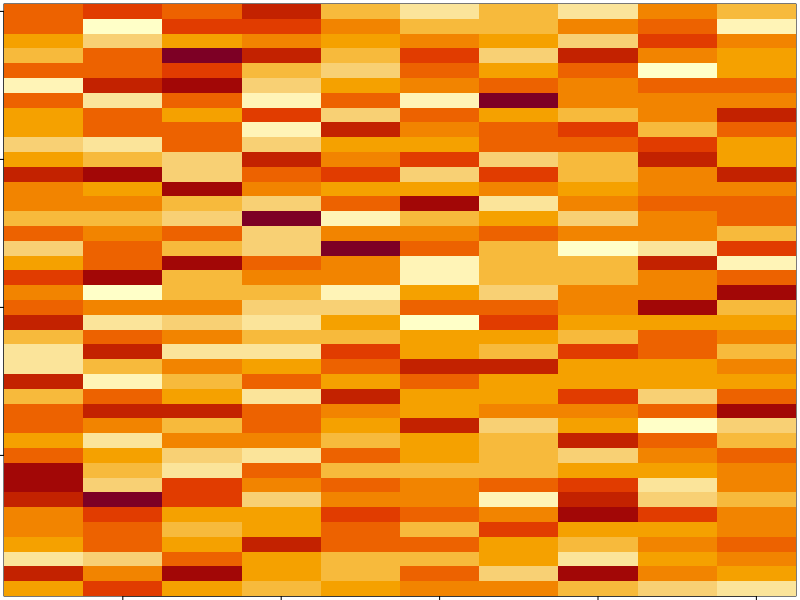
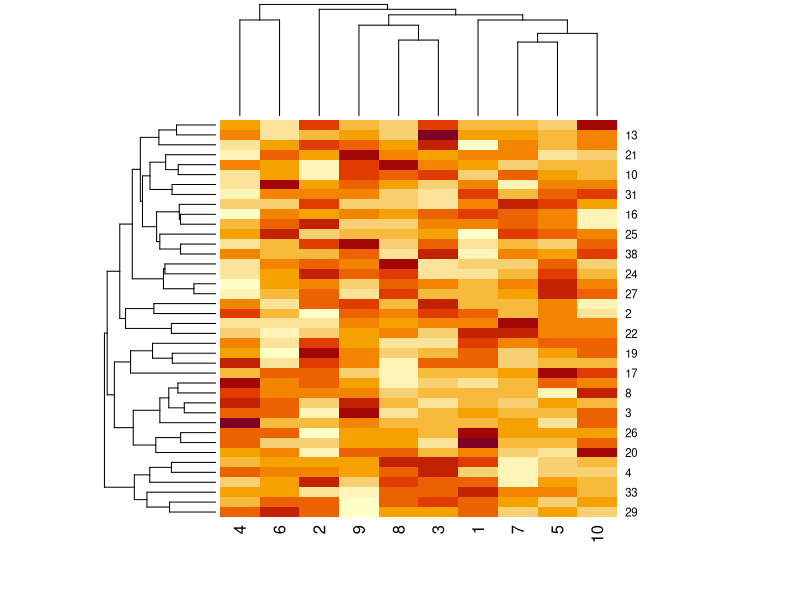
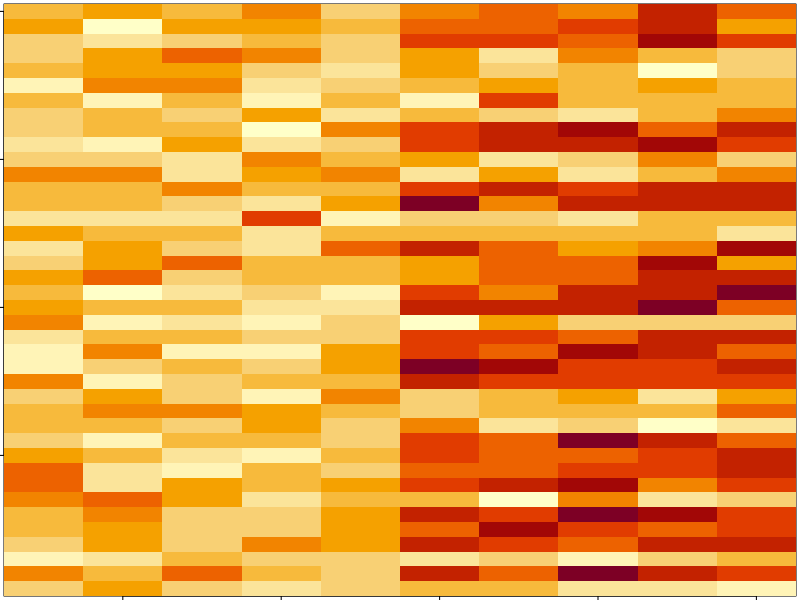
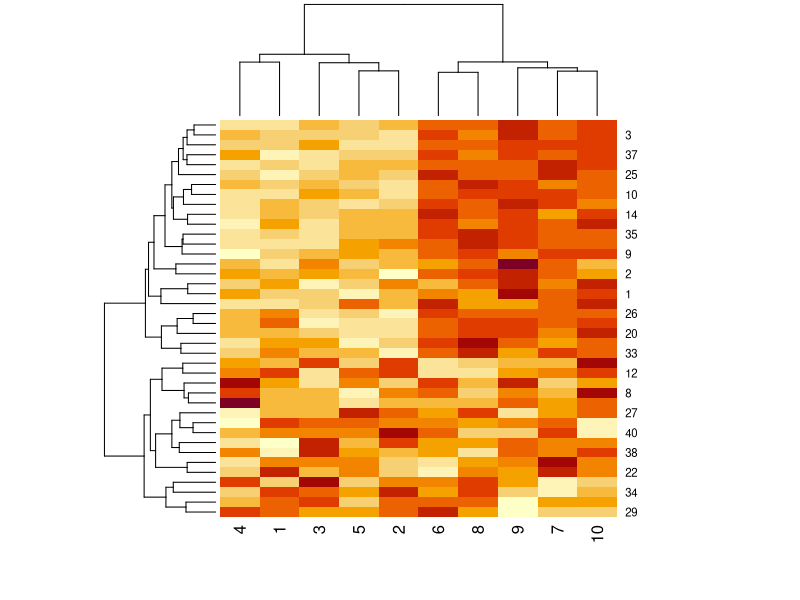
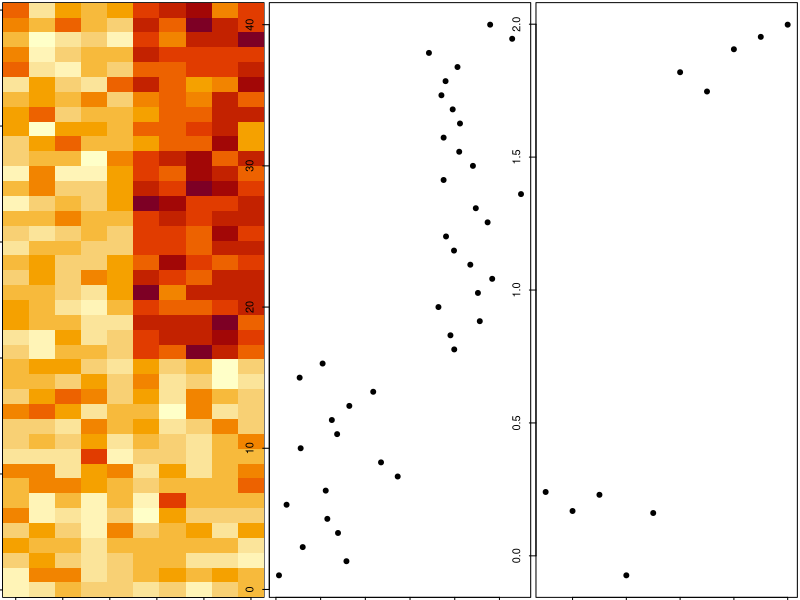
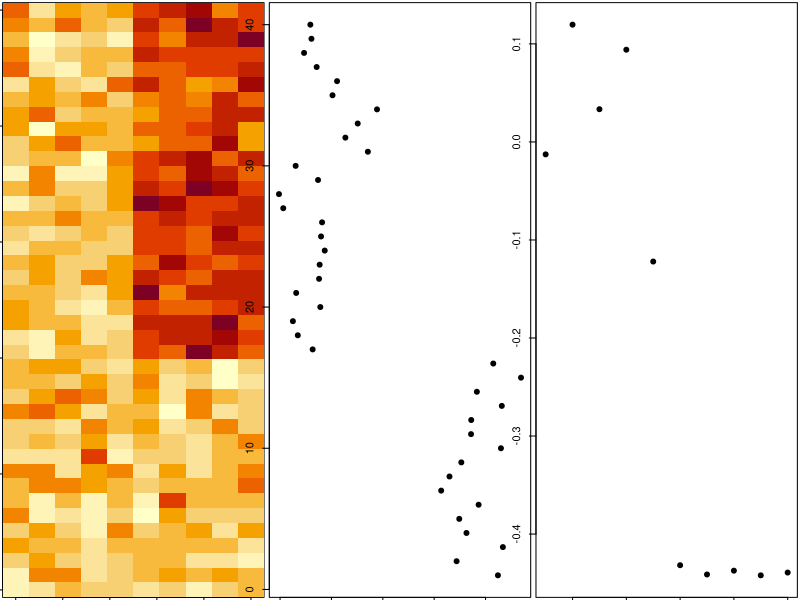

The R script that drew these images, in order:
set.seed(12345)
par(mar = rep(0.2, 4))
dataMatrix <- matrix(rnorm(400), nrow = 40)
image(1:10, 1:40, t(dataMatrix)[, nrow(dataMatrix):1])

par(mar = rep(0.2, 4))
heatmap(dataMatrix)

set.seed(678910)
for (i in 1:40) {
  # flip a coin
  coinFlip <- rbinom(1, size = 1, prob = 0.5)
  # if coin is heads add a common pattern to that row
  if (coinFlip) {
    dataMatrix[i, ] <- dataMatrix[i, ] + rep(c(0, 3), each = 5)
  }
}

par(mar = rep(0.2, 4))
image(1:10, 1:40, t(dataMatrix)[, nrow(dataMatrix):1])
par(mar = rep(0.2, 4))
heatmap(dataMatrix)


hh <- hclust(dist(dataMatrix))
dataMatrixOrdered <- dataMatrix[hh$order, ]
par(mfrow = c(1, 3))
image(t(dataMatrixOrdered)[, nrow(dataMatrixOrdered):1])
plot(rowMeans(dataMatrixOrdered), 40:1, , xlab = "Row Mean", ylab = "Row", pch = 19)
plot(colMeans(dataMatrixOrdered), xlab = "Column", ylab = "Column Mean", pch = 19)


svd1 <- svd(scale(dataMatrixOrdered))
par(mfrow = c(1, 3))
image(t(dataMatrixOrdered)[, nrow(dataMatrixOrdered):1])
plot(svd1$u[, 1], 40:1, , xlab = "Row", ylab = "First left singular vector",pch = 19)
plot(svd1$v[, 1], xlab = "Column", ylab = "First right singular vector", pch = 19)

